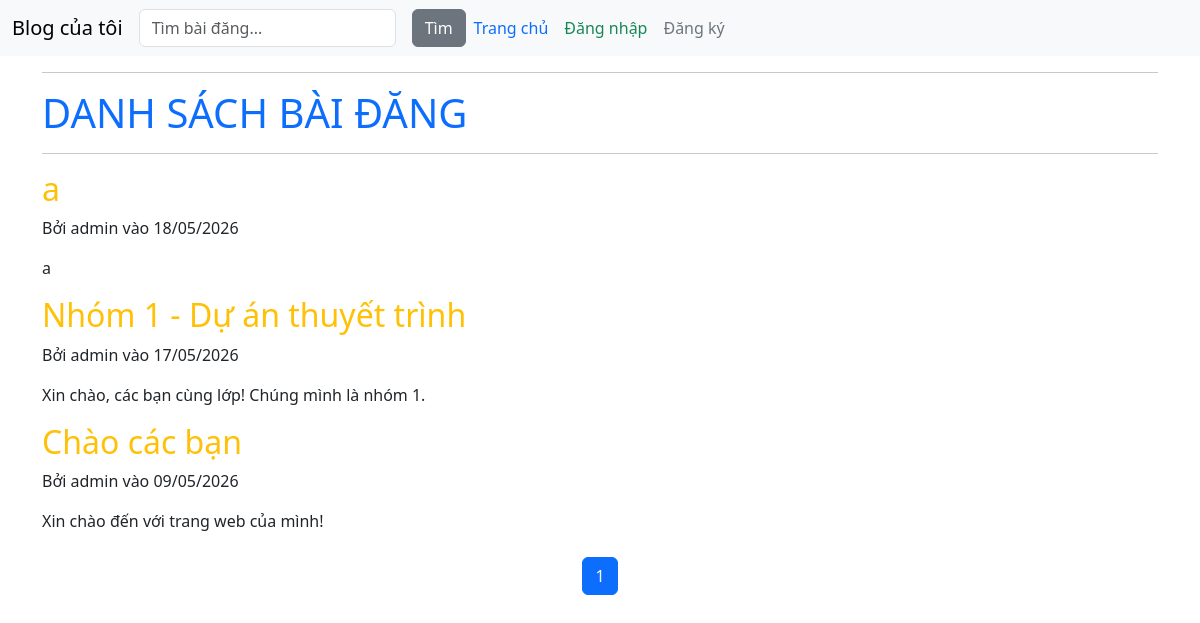
The app's page /, older data.
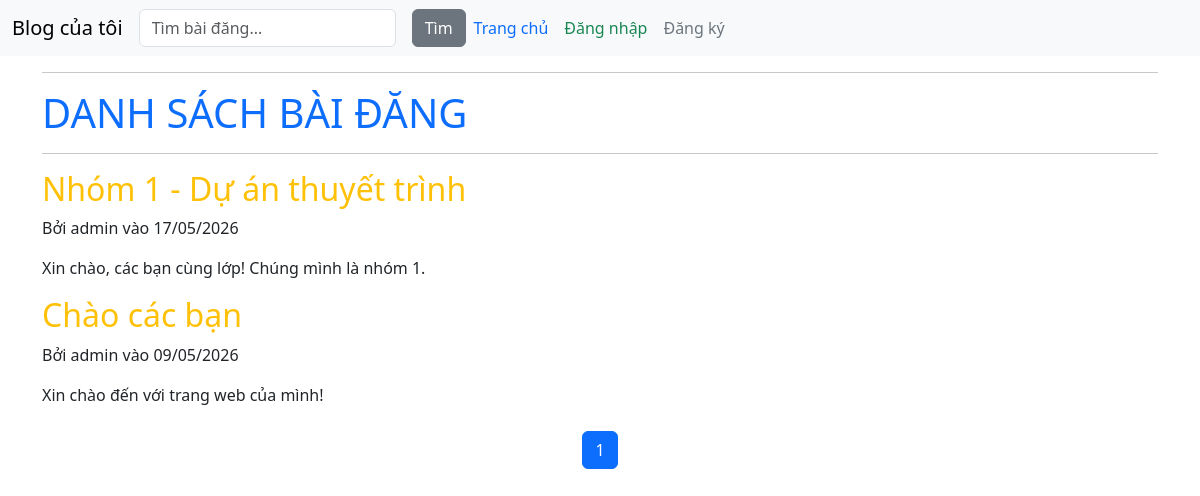
The same page, newer data.
### blog/models.py (models this page shows, shortened)
class Post(models.Model):
    title = models.CharField(max_length=200)
    likes = models.ManyToManyField(User, related_name='blog_posts', blank=True)
    content = models.TextField()
    created_at = models.DateTimeField(auto_now_add=True)
    updated_at = models.DateTimeField(auto_now=True)
    author = models.ForeignKey(User, on_delete=models.CASCADE, default=1)

### blog/views.py (the view)
# urls.py: path("",PostListView.as_view(),name="post_list"),
class PostListView(ListView):
    model = Post
    template_name = "post_list.html"
    context_object_name = "posts"
    ordering = ["-created_at"]
    paginate_by = 3
    def get_queryset(self):
        query = self.request.GET.get('q')
        if query:
            return Post.objects.filter(
                Q(title__icontains=query) | Q(content__icontains=query)
            ).order_by("-created_at")
        return Post.objects.all().order_by("-created_at")

### blog/templates/post_list.html (shortened to what this page needs)
<!DOCTYPE html>
<html lang="en">
<head>
</head>
{% extends "base.html" %}
{% block content %}
    <hr>
    <h1 class="text-uppercase text-primary">Danh sách bài đăng</h1>
    <hr>
    {% for post in posts %}
    <article>
        <h2><a href="{% url 'post-detail' post.pk %}" class="text-warning text-decoration-none">{{ post.title }}</a></h2>
        <p>Bởi {{ post.author.username }} vào {{ post.created_at|date:"d/m/Y" }}</p>
        <p>{{ post.content|truncatewords:30 }}</p>
    </article>
    {% empty %}
        <h3 class="text-danger">Chưa có bài đăng nào.</h3>
        <p class="text-muted">Để thêm bài đăng mới, bấm chuột vào nút "Thêm bài mới".</p>
        <a href="{% url 'post-create' %}" class="btn btn-success">Thêm bài mới</a>
    {% endfor %}
    <nav aria-label="Page navigation" class="mt-4">
        <ul class="pagination justify-content-center">
            {% for num in page_obj.paginator.page_range %}
                {% if page_obj.number == num %}
                    <li class="page-item active"><span class="page-link">{{ num }}</span></li>
                {% elif num > page_obj.number|add:'-3' and num < page_obj.number|add:'3' %}
                    <li class="page-item">
                        <a class="page-link" href="?page={{ num }}{% if request.GET.q %}&q={{ request.GET.q }}{% endif %}">{{ num }}</a>
                    </li>
                {% endif %}
        {% endfor %}
        </ul>
    </nav>
{% endblock %}

### blog/templates/base.html (shortened to what this page needs)
<!DOCTYPE html>
<html lang="en">
<head>
  <link href="https://cdn.jsdelivr.net/npm/bootstrap@5.3.8/dist/css/bootstrap.min.css" rel="stylesheet">
</head>
<body>
  <nav class="navbar navbar-expand-lg bg-body-tertiary">
  <div class="container-fluid">
    <a class="navbar-brand" href="/blog/">Blog của tôi</a>
    <div class="collapse navbar-collapse" id="navbarSupportedContent">
    <form class="d-flex" action="{% url 'post_list' %}" method="GET">
      <input class="form-control me-3" type="search" name="q" placeholder="Tìm bài đăng..." value="{{ request.GET.q }}">
      <button class="btn btn-secondary">Tìm</button>
    </form>
    <ul class="navbar-nav me-auto mb-2 mb-lg-0">
      <li class="nav-item">
        <a class="nav-link text-primary" href="/blog/">Trang chủ</a>
      </li>
      {% if not user.is_authenticated %}
        <li class="nav-item">
          <a class="nav-link text-success" href="{% url 'login' %}">Đăng nhập</a>
        </li>
        <li class="nav-item">
          <a class="nav-link text-secondary" href="/register">Đăng ký</a>
        </li>
      {% endif %}
    </ul>
    </div>
  </div>
  </nav>
  <main class="container">
      {% block content %}{% endblock %}
  </main>
</body>
</html>

Row changes from the older to the newer data that the page shows:
removed Post: title "a", author.username "admin", created_at "18/05/2026", content "a"
